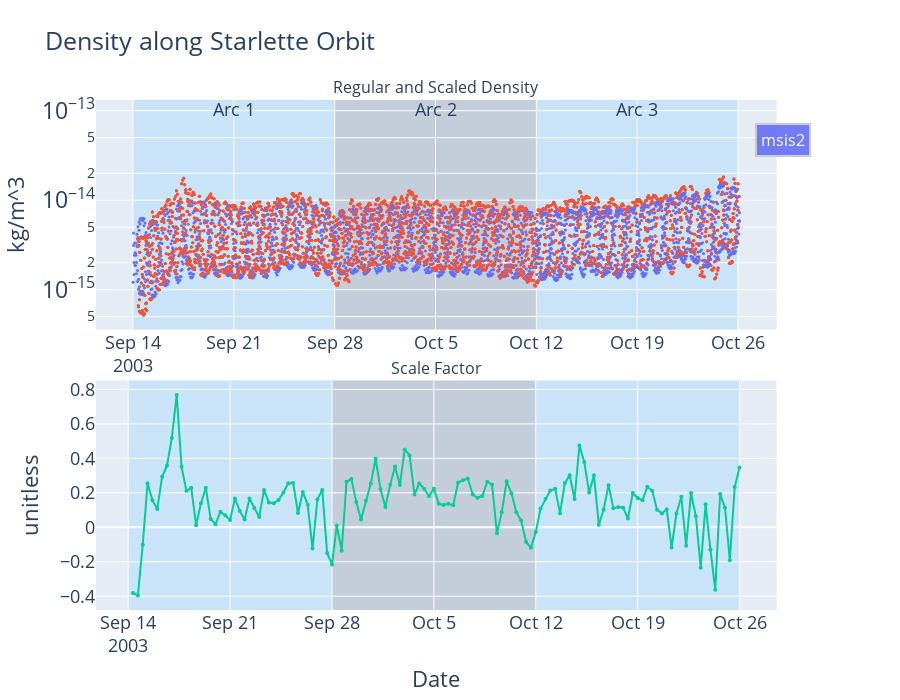

Here is the notebook cell this chart was saved with:
### Code cell
%load_ext autoreload
%autoreload 2

from pygeodyn_Analysis import plot_ScaleDensity_with_CdScaleFactor

fig = make_subplots(rows=2, cols=1, 
                subplot_titles=(["Regular and Scaled Density", "Scale Factor"]),
                vertical_spacing = 0.1,

                specs=[
                [{"secondary_y": False}],
                [{"secondary_y": True}], ])                  

fig = plot_ScaleDensity_with_CdScaleFactor(fig, obj_msis2, 0, 200)
iplot(fig)
